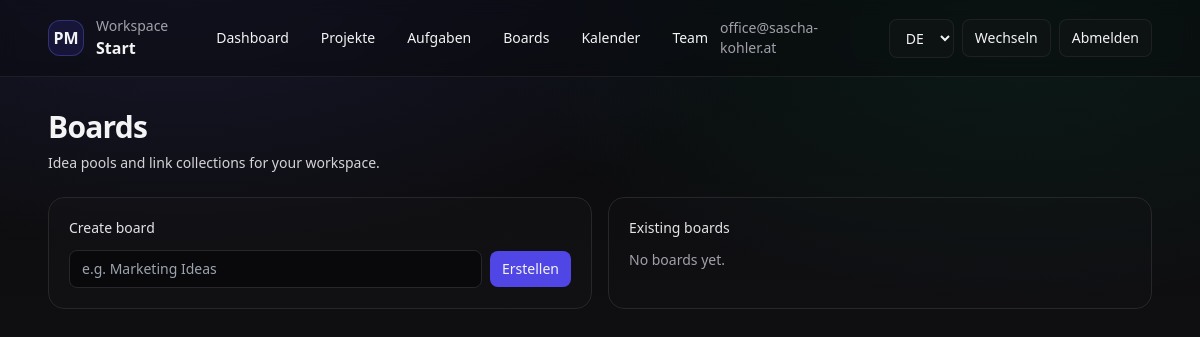
The page /app/boards/ (signed in) on the database as committed earlier.
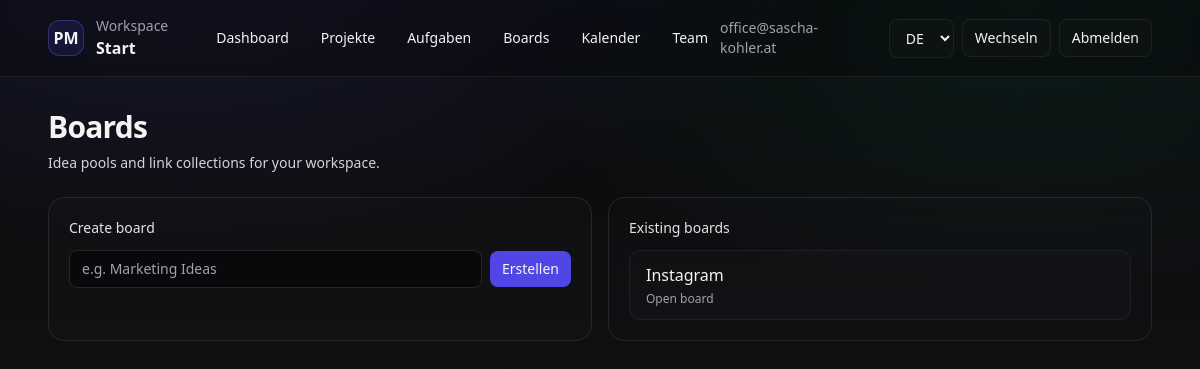
The same page on the database as committed later.
### apps/tenants/models.py (models this page shows, shortened)
class Organization(models.Model):
    id = models.UUIDField(primary_key=True, default=uuid.uuid4, editable=False)
    name = models.CharField(max_length=255)
    slug = models.SlugField(max_length=255, unique=True)
    created_at = models.DateTimeField(auto_now_add=True)

### apps/accounts/models.py (models this page shows, shortened)
class User(AbstractBaseUser, PermissionsMixin):
    email = models.EmailField(unique=True)
    name = models.CharField(max_length=255, blank=True, default="")
    is_staff = models.BooleanField(default=False)
    is_active = models.BooleanField(default=True)
    date_joined = models.DateTimeField(auto_now_add=True)
    objects = UserManager()
    USERNAME_FIELD = "email"
    REQUIRED_FIELDS: list[str] = []

### apps/boards/models.py (models this page shows, shortened)
class Board(models.Model):
    id = models.UUIDField(primary_key=True, default=uuid.uuid4, editable=False)
    organization = models.ForeignKey(Organization, on_delete=models.CASCADE, related_name="boards")
    title = models.CharField(max_length=255)
    created_by = models.ForeignKey(settings.AUTH_USER_MODEL, on_delete=models.PROTECT, related_name="created_boards")
    created_at = models.DateTimeField(auto_now_add=True)
    updated_at = models.DateTimeField(auto_now=True)

### apps/web/views.py (the view)
# urls.py: path("boards/", views.boards_page, name="boards"),
@login_required
def boards_page(request):
    if request.active_org is None:
        return redirect("web:onboarding")
    boards = Board.objects.filter(organization=request.active_org).order_by("title")
    context = {
        **_web_shell_context(request),
        "boards": boards,
    }
    return render(request, "web/app/boards/page.html", context)

### apps/web/views.py (called while the page is built)
def _web_shell_context(request):
    membership = None
    if request.active_org is not None:
        membership = Membership.objects.filter(organization=request.active_org, user=request.user).only("role").first()
    is_owner = bool(membership and membership.role == Membership.Role.OWNER)
    return {
        "org": request.active_org,
        "orgs": Organization.objects.filter(memberships__user=request.user).distinct(),
        "is_owner": is_owner,
    }

### templates/web/app/boards/page.html (shortened to what this page needs)
{% extends "web/app/layout.html" %}
{% load i18n %}
{% block content %}
<div class="flex items-end justify-between gap-6">
  <div>
    <h1 class="text-3xl font-semibold tracking-tight">{% trans "Boards" %}</h1>
    <p class="mt-2 text-sm text-zinc-300">{% trans "Idea pools and link collections for your workspace." %}</p>
  </div>
</div>
<div class="mt-6 grid grid-cols-1 md:grid-cols-2 gap-4">
  <div class="rounded-2xl border border-zinc-800 bg-zinc-900/30 p-5">
    <div class="text-sm font-medium text-zinc-200">{% trans "Create board" %}</div>
    <form method="post" action="{% url 'web:boards_create' %}" class="mt-3 flex items-center gap-2">
      <input name="title" required placeholder="{% trans 'e.g. Marketing Ideas' %}"
             class="flex-1 rounded-lg bg-zinc-950 border border-zinc-800 px-3 py-2 text-sm outline-none focus:ring-2 focus:ring-indigo-500" />
      <button type="submit" class="rounded-lg bg-indigo-600 hover:bg-indigo-500 transition px-3 py-2 text-sm font-medium">
        {% trans "Create" %}
      </button>
    </form>
  </div>
  <div class="rounded-2xl border border-zinc-800 bg-zinc-900/20 p-5">
    <div class="text-sm font-medium text-zinc-200">{% trans "Existing boards" %}</div>
    <div class="mt-3 space-y-2">
      {% if boards %}
        {% for b in boards %}
          <a href="{% url 'web:board_detail' b.id %}" class="block rounded-xl border border-zinc-800/70 bg-zinc-900/35 px-4 py-3 hover:bg-zinc-900/55">
            <div class="font-medium">{{ b.title }}</div>
            <div class="mt-1 text-xs text-zinc-400">{% trans "Open board" %}</div>
          </a>
        {% endfor %}
      {% else %}
        <div class="text-sm text-zinc-400">{% trans "No boards yet." %}</div>
      {% endif %}
    </div>
  </div>
</div>
{% endblock %}

### templates/web/app/layout.html (shortened to what this page needs)
{% extends "web/base.html" %}
{% load i18n %}
{% block body %}
<div class="min-h-screen">
  <div class="border-b border-zinc-800/70 bg-zinc-950/40 backdrop-blur">
    <div class="mx-auto max-w-6xl px-6 py-4 flex items-center justify-between">
      <div class="flex items-center gap-3">
        <a href="{% url 'web:home' %}" class="h-9 w-9 rounded-xl bg-indigo-600/15 border border-indigo-500/35 flex items-center justify-center font-semibold">PM</a>
        <div>
          <div class="text-sm text-zinc-400">{% trans "Workspace" %}</div>
          <div class="font-semibold">{{ org.name }}</div>
        </div>
        <div class="ml-6 hidden md:flex items-center gap-2">
          <a href="{% url 'web:home' %}" class="rounded-lg px-3 py-2 text-sm hover:bg-zinc-900/40">{% trans "Dashboard" %}</a>
          <a href="{% url 'web:projects' %}" class="rounded-lg px-3 py-2 text-sm hover:bg-zinc-900/40">{% trans "Projects" %}</a>
          <a href="{% url 'web:tasks' %}" class="rounded-lg px-3 py-2 text-sm hover:bg-zinc-900/40">{% trans "Tasks" %}</a>
          <a href="{% url 'web:boards' %}" class="rounded-lg px-3 py-2 text-sm hover:bg-zinc-900/40">{% trans "Boards" %}</a>
          <a href="{% url 'web:calendar' %}" class="rounded-lg px-3 py-2 text-sm hover:bg-zinc-900/40">{% trans "Calendar" %}</a>
          <a href="{% url 'web:team' %}" class="rounded-lg px-3 py-2 text-sm hover:bg-zinc-900/40">{% trans "Team" %}</a>
        </div>
      </div>
      <div class="flex items-center gap-2" x-data="{open:false}">
        <div class="hidden md:block text-sm text-zinc-400 mr-2">
          {% if request.user.name %}
            {{ request.user.name }} · {{ request.user.email }}
          {% else %}
            {{ request.user.email }}
          {% endif %}
        </div>
        <form action="{% url 'set_language' %}" method="post" class="hidden md:block">
          <select name="language" onchange="this.form.submit()" class="rounded-lg border border-zinc-800/70 bg-zinc-900/40 px-3 py-2 text-sm hover:bg-zinc-900/60">
            {% get_current_language as CURRENT_LANGUAGE %}
            <option value="de" {% if CURRENT_LANGUAGE == 'de' %}selected{% endif %}>DE</option>
          </select>
        </form>
        <button @click="open = !open" class="rounded-lg border border-zinc-800/70 bg-zinc-900/40 px-3 py-2 text-sm hover:bg-zinc-900/60">
          {% trans "Switch" %}
        </button>
        <form method="post" action="{% url 'logout' %}">
          <button type="submit" class="rounded-lg border border-zinc-800/70 bg-zinc-900/40 px-3 py-2 text-sm hover:bg-zinc-900/60">
            {% trans "Logout" %}
          </button>
        </form>
      </div>
    </div>
  </div>
  <div class="mx-auto max-w-6xl px-6 py-8">
    {% block content %}{% endblock %}
  </div>
</div>
{% endblock %}

### templates/web/base.html (shortened to what this page needs)
<!doctype html>
{% load i18n %}
{% get_current_language as CURRENT_LANGUAGE %}
<html lang="{{ CURRENT_LANGUAGE }}">
  <head>
    <script src="https://cdn.tailwindcss.com"></script>
  </head>
  <body class="min-h-screen antialiased text-zinc-100">
    <div class="min-h-screen">
      {% block body %}{% endblock %}
    </div>
  </body>
</html>

### templates/web/base.html (style rules this page uses)
body { background: radial-gradient(1200px 600px at 15% -10%, rgba(99, 102, 241, 0.18), transparent 55%), radial-gradient(900px 500px at 85% 0%, rgba(16, 185, 129, 0.10), transparent 60%), linear-gradient(to bottom, rgb(9, 9, 11), rgb(24, 24, 27)); }

Rows that differ between the two databases and show on the page:
added Board: title "Instagram"
Other text that changed with them:
text no longer shown: "No boards yet."
